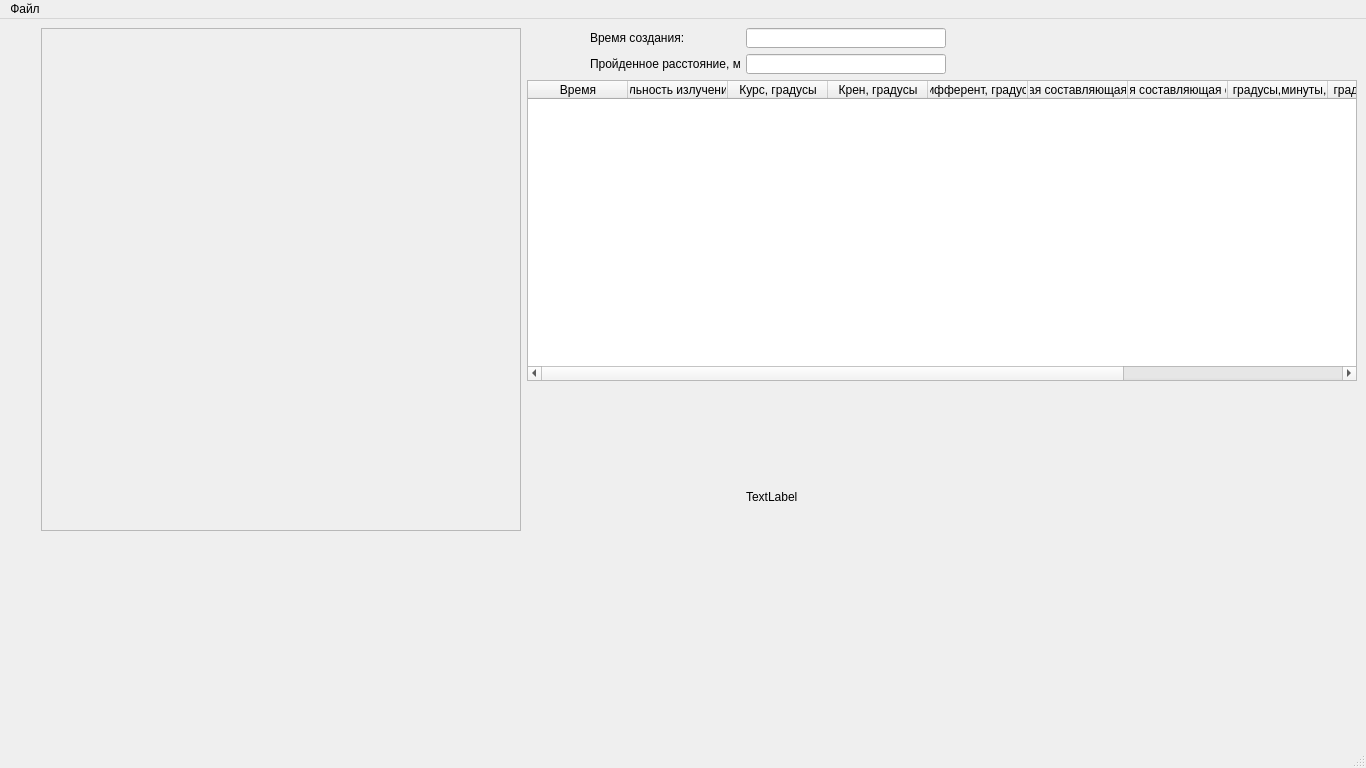
<?xml version="1.0" encoding="UTF-8"?>
<ui version="4.0">
 <class>MainWindow</class>
 <widget class="QMainWindow" name="MainWindow">
  <property name="geometry">
   <rect>
    <x>0</x>
    <y>0</y>
    <width>1366</width>
    <height>768</height>
   </rect>
  </property>
  <property name="sizePolicy">
   <sizepolicy hsizetype="Fixed" vsizetype="Fixed">
    <horstretch>0</horstretch>
    <verstretch>0</verstretch>
   </sizepolicy>
  </property>
  <property name="minimumSize">
   <size>
    <width>1366</width>
    <height>768</height>
   </size>
  </property>
  <property name="windowTitle">
   <string>GBOVisualyzer</string>
  </property>
  <widget class="QWidget" name="centralwidget">
   <layout class="QGridLayout" name="gridLayout">
    <item row="0" column="3">
     <widget class="QLineEdit" name="timeCreate">
      <property name="sizePolicy">
       <sizepolicy hsizetype="Fixed" vsizetype="Fixed">
        <horstretch>0</horstretch>
        <verstretch>0</verstretch>
       </sizepolicy>
      </property>
      <property name="minimumSize">
       <size>
        <width>200</width>
        <height>20</height>
       </size>
      </property>
      <property name="maximumSize">
       <size>
        <width>200</width>
        <height>20</height>
       </size>
      </property>
      <property name="font">
       <font>
        <family>Segoe UI Semibold</family>
       </font>
      </property>
      <property name="readOnly">
       <bool>true</bool>
      </property>
     </widget>
    </item>
    <item row="5" column="0">
     <widget class="QCustomPlot" name="histoPlot" native="true">
      <property name="sizePolicy">
       <sizepolicy hsizetype="Expanding" vsizetype="Fixed">
        <horstretch>0</horstretch>
        <verstretch>0</verstretch>
       </sizepolicy>
      </property>
      <property name="minimumSize">
       <size>
        <width>512</width>
        <height>200</height>
       </size>
      </property>
      <property name="maximumSize">
       <size>
        <width>512</width>
        <height>200</height>
       </size>
      </property>
     </widget>
    </item>
    <item row="3" column="1" rowspan="3" colspan="3">
     <widget class="QCustomPlot" name="reliefPlot" native="true">
      <property name="sizePolicy">
       <sizepolicy hsizetype="Ignored" vsizetype="Preferred">
        <horstretch>0</horstretch>
        <verstretch>0</verstretch>
       </sizepolicy>
      </property>
      <property name="minimumSize">
       <size>
        <width>405</width>
        <height>350</height>
       </size>
      </property>
     </widget>
    </item>
    <item row="0" column="2" alignment="Qt::AlignRight">
     <widget class="QLabel" name="label_2">
      <property name="sizePolicy">
       <sizepolicy hsizetype="Fixed" vsizetype="Fixed">
        <horstretch>0</horstretch>
        <verstretch>0</verstretch>
       </sizepolicy>
      </property>
      <property name="minimumSize">
       <size>
        <width>150</width>
        <height>20</height>
       </size>
      </property>
      <property name="maximumSize">
       <size>
        <width>150</width>
        <height>20</height>
       </size>
      </property>
      <property name="font">
       <font>
        <family>Segoe UI</family>
       </font>
      </property>
      <property name="text">
       <string>Время создания:</string>
      </property>
     </widget>
    </item>
    <item row="2" column="1" colspan="4">
     <widget class="QTableWidget" name="tableWidget">
      <property name="sizePolicy">
       <sizepolicy hsizetype="Preferred" vsizetype="Expanding">
        <horstretch>0</horstretch>
        <verstretch>0</verstretch>
       </sizepolicy>
      </property>
      <property name="minimumSize">
       <size>
        <width>830</width>
        <height>300</height>
       </size>
      </property>
      <column>
       <property name="text">
        <string>Время</string>
       </property>
      </column>
      <column>
       <property name="text">
        <string>Длительность излучения, мкс</string>
       </property>
      </column>
      <column>
       <property name="text">
        <string>Курс, градусы</string>
       </property>
      </column>
      <column>
       <property name="text">
        <string>Крен, градусы</string>
       </property>
      </column>
      <column>
       <property name="text">
        <string>Дифферент, градусы</string>
       </property>
      </column>
      <column>
       <property name="text">
        <string>Горизонтальная составляющая скорости, м/с</string>
       </property>
      </column>
      <column>
       <property name="text">
        <string>Вертикальная составляющая скорости, м/с</string>
       </property>
      </column>
      <column>
       <property name="text">
        <string>Широта, градусы,минуты,секунды</string>
       </property>
      </column>
      <column>
       <property name="text">
        <string>Долгота, градусы,минуты,секунды</string>
       </property>
      </column>
      <column>
       <property name="text">
        <string>Высота, м</string>
       </property>
      </column>
      <column>
       <property name="text">
        <string>Глубина, м</string>
       </property>
      </column>
     </widget>
    </item>
    <item row="4" column="3">
     <widget class="QLabel" name="label">
      <property name="text">
       <string>TextLabel</string>
      </property>
     </widget>
    </item>
    <item row="1" column="3" alignment="Qt::AlignLeft">
     <widget class="QLineEdit" name="spacingLine">
      <property name="sizePolicy">
       <sizepolicy hsizetype="Fixed" vsizetype="Fixed">
        <horstretch>0</horstretch>
        <verstretch>0</verstretch>
       </sizepolicy>
      </property>
      <property name="minimumSize">
       <size>
        <width>200</width>
        <height>20</height>
       </size>
      </property>
      <property name="maximumSize">
       <size>
        <width>200</width>
        <height>20</height>
       </size>
      </property>
     </widget>
    </item>
    <item row="3" column="4" rowspan="3">
     <widget class="QCustomPlot" name="trekPlot" native="true">
      <property name="sizePolicy">
       <sizepolicy hsizetype="Preferred" vsizetype="Preferred">
        <horstretch>0</horstretch>
        <verstretch>0</verstretch>
       </sizepolicy>
      </property>
      <property name="minimumSize">
       <size>
        <width>405</width>
        <height>350</height>
       </size>
      </property>
     </widget>
    </item>
    <item row="0" column="0" rowspan="5" alignment="Qt::AlignRight">
     <widget class="QScrollArea" name="scrollArea">
      <property name="sizePolicy">
       <sizepolicy hsizetype="Expanding" vsizetype="Preferred">
        <horstretch>0</horstretch>
        <verstretch>0</verstretch>
       </sizepolicy>
      </property>
      <property name="minimumSize">
       <size>
        <width>480</width>
        <height>500</height>
       </size>
      </property>
      <property name="maximumSize">
       <size>
        <width>480</width>
        <height>16777215</height>
       </size>
      </property>
      <property name="widgetResizable">
       <bool>true</bool>
      </property>
      <widget class="QWidget" name="scrollAreaWidgetContents">
       <property name="geometry">
        <rect>
         <x>0</x>
         <y>0</y>
         <width>478</width>
         <height>501</height>
        </rect>
       </property>
      </widget>
     </widget>
    </item>
    <item row="1" column="2" alignment="Qt::AlignRight">
     <widget class="QLabel" name="label_3">
      <property name="sizePolicy">
       <sizepolicy hsizetype="Fixed" vsizetype="Fixed">
        <horstretch>0</horstretch>
        <verstretch>0</verstretch>
       </sizepolicy>
      </property>
      <property name="minimumSize">
       <size>
        <width>150</width>
        <height>20</height>
       </size>
      </property>
      <property name="maximumSize">
       <size>
        <width>150</width>
        <height>20</height>
       </size>
      </property>
      <property name="font">
       <font>
        <family>Segoe UI</family>
       </font>
      </property>
      <property name="text">
       <string>Пройденное расстояние, м:</string>
      </property>
     </widget>
    </item>
   </layout>
  </widget>
  <widget class="QMenuBar" name="menubar">
   <property name="geometry">
    <rect>
     <x>0</x>
     <y>0</y>
     <width>1366</width>
     <height>21</height>
    </rect>
   </property>
   <widget class="QMenu" name="menuOpen">
    <property name="title">
     <string>Файл</string>
    </property>
    <addaction name="actionOpen"/>
   </widget>
   <addaction name="menuOpen"/>
  </widget>
  <widget class="QStatusBar" name="statusbar"/>
  <action name="actionOpen">
   <property name="text">
    <string>Открыть</string>
   </property>
  </action>
 </widget>
 <customwidgets>
  <customwidget>
   <class>QCustomPlot</class>
   <extends>QWidget</extends>
   <header location="global">qcustomplot.h</header>
   <container>1</container>
  </customwidget>
 </customwidgets>
 <resources/>
 <connections/>
</ui>
